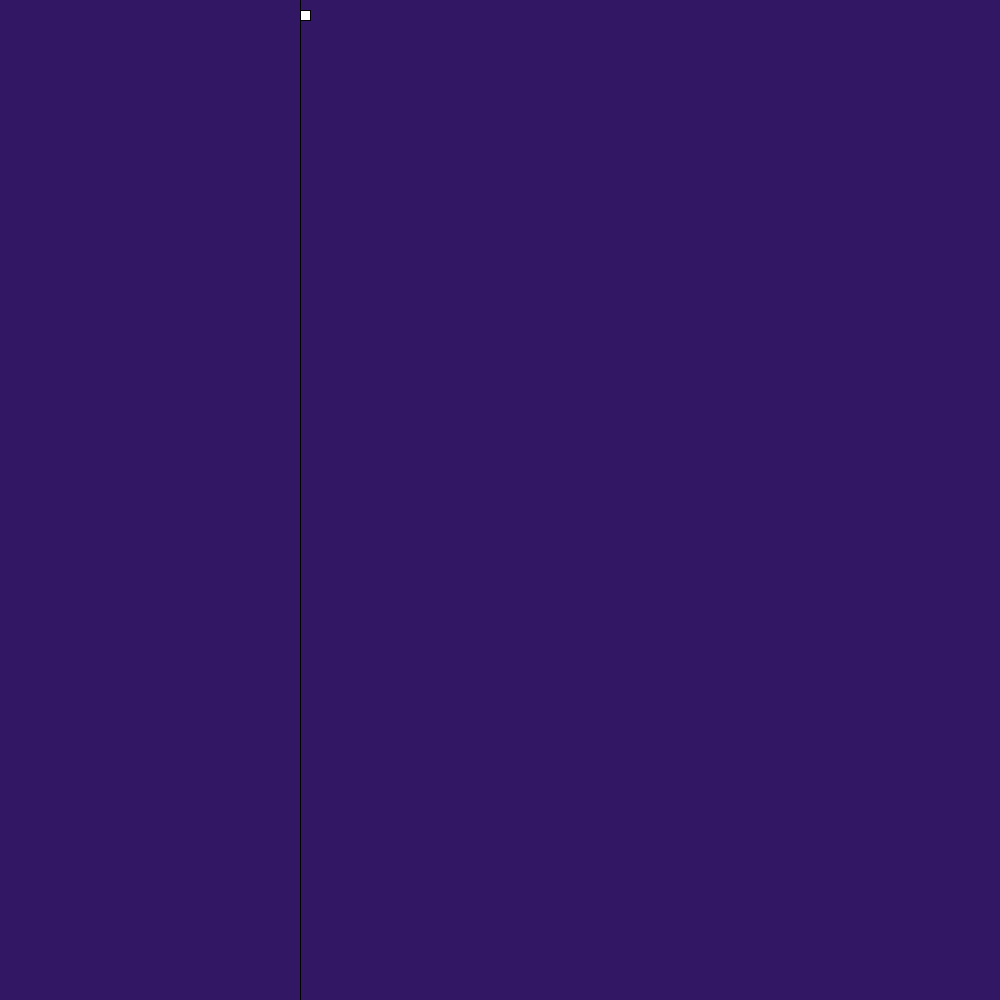
Frame 1 (no input)
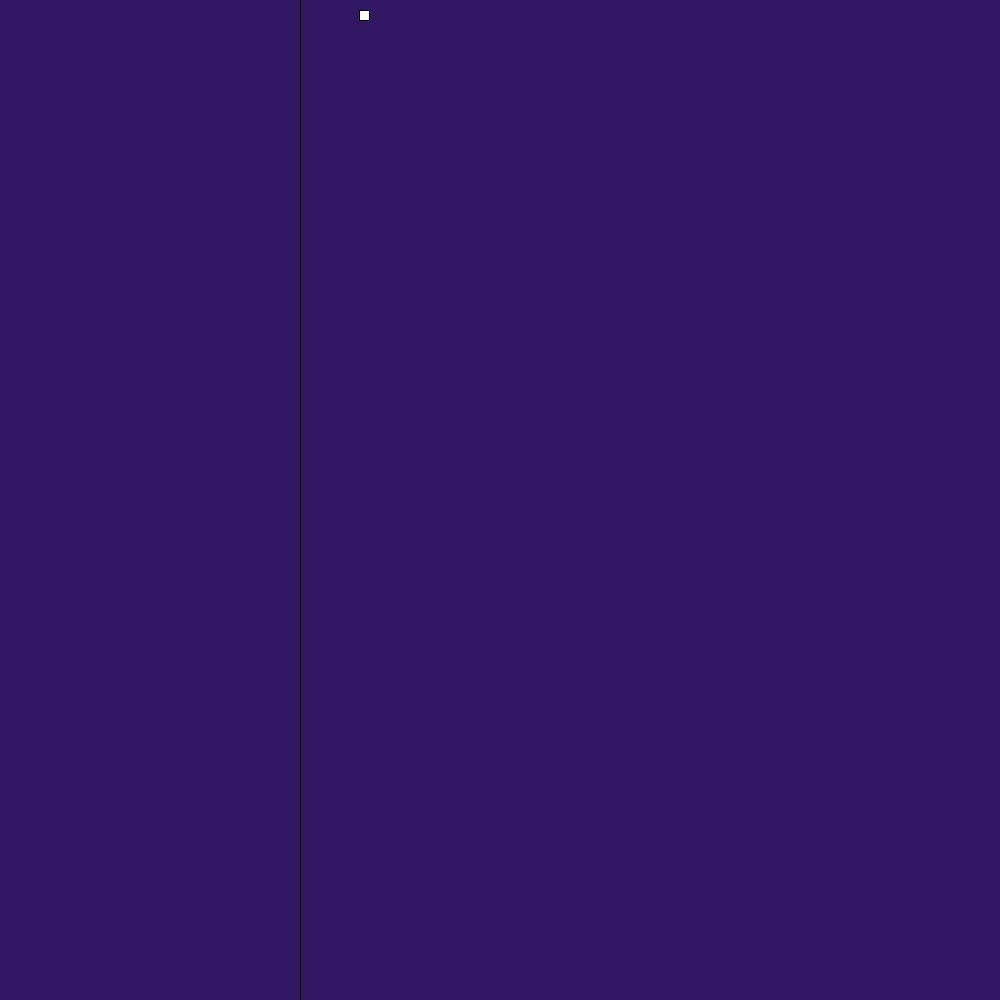
Frame 60 (the mouse pressed at the canvas centre just before this capture)
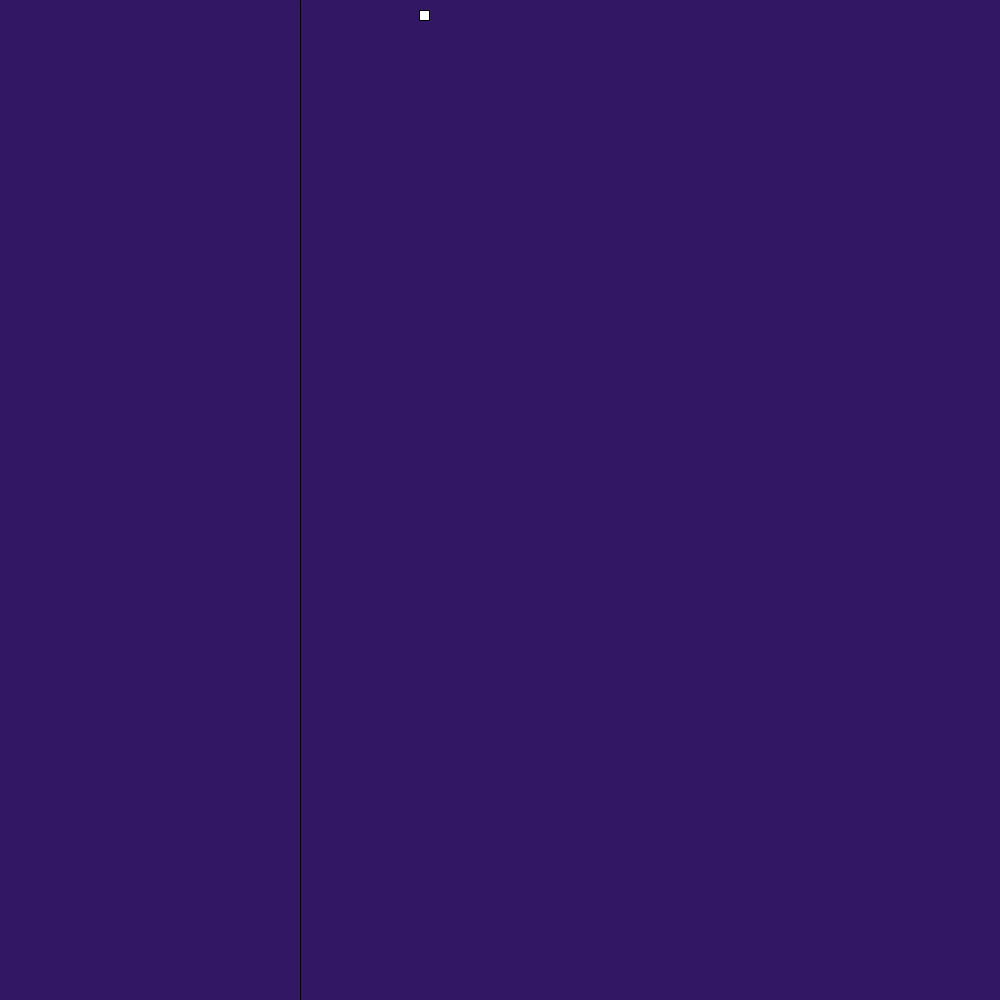
Frame 120 (the mouse held since frame 60 and released just before this capture)

The Processing sketch that drew these frames (run headless with seeded random() and noise(); from frame 60 on, the mouse is pressed at the canvas centre):

// Processing sketch: video_1
// ── video_1.pde
  
 
 int size_w = 1000;
 int size_h = 1000;
 
 void setup(){
   size(1000, 1000);
 }
 

 int line_x0 = 300;
  int x =line_x0;
  
 void draw(){
  
   background(50, 24, 100);
   rect(x,10,10,10);
   line(line_x0,0,line_x0,size_w);
   x++;
  
 }
